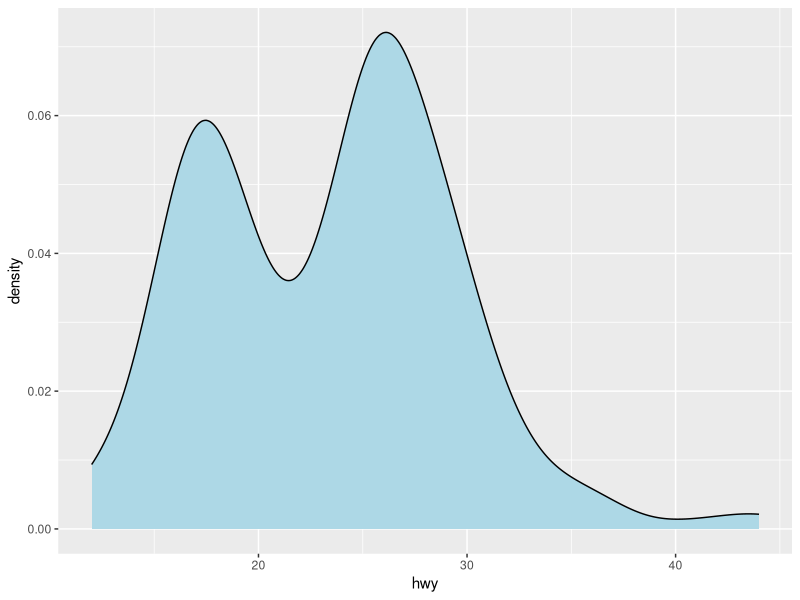
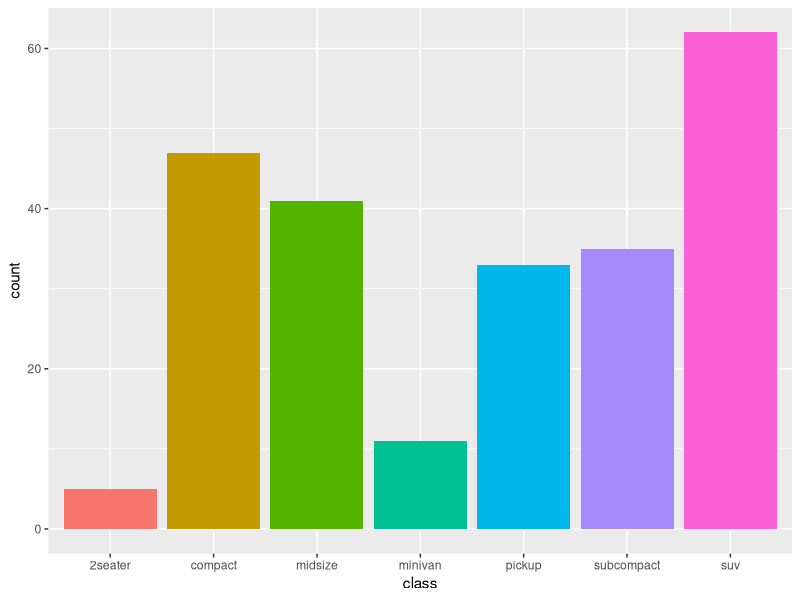
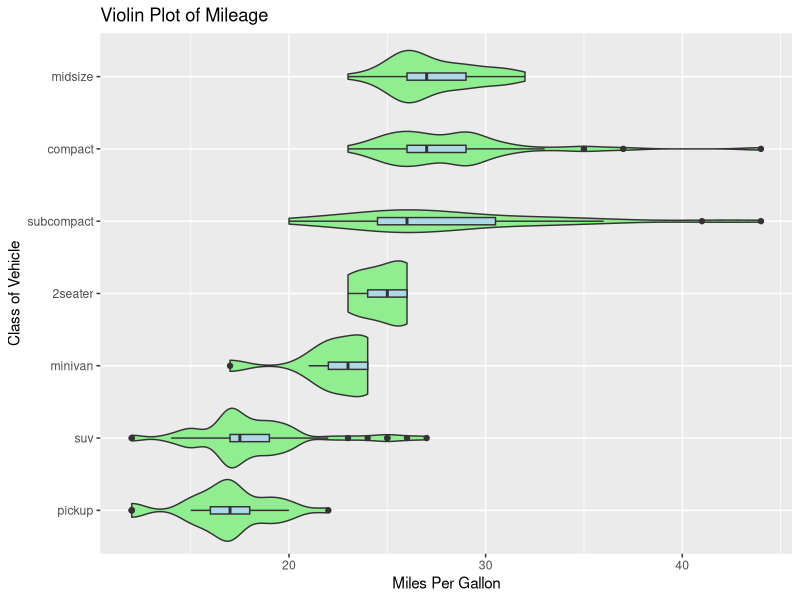
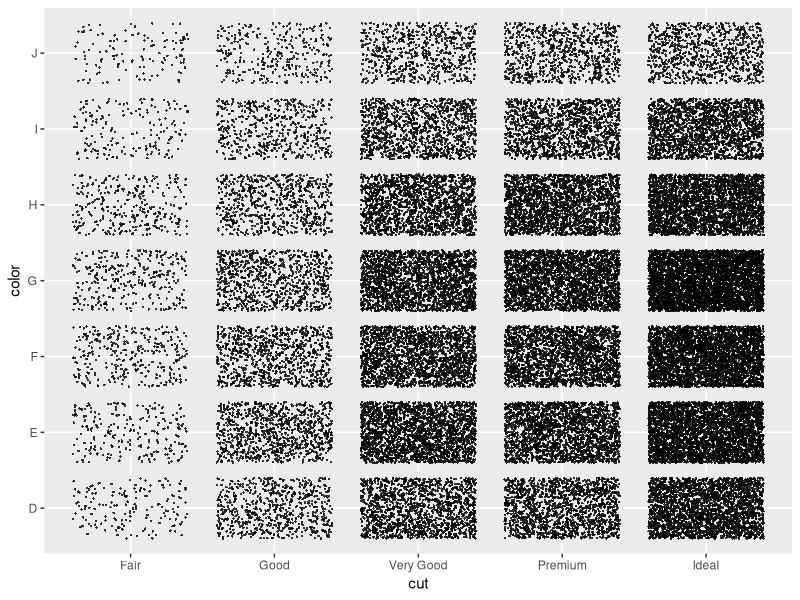
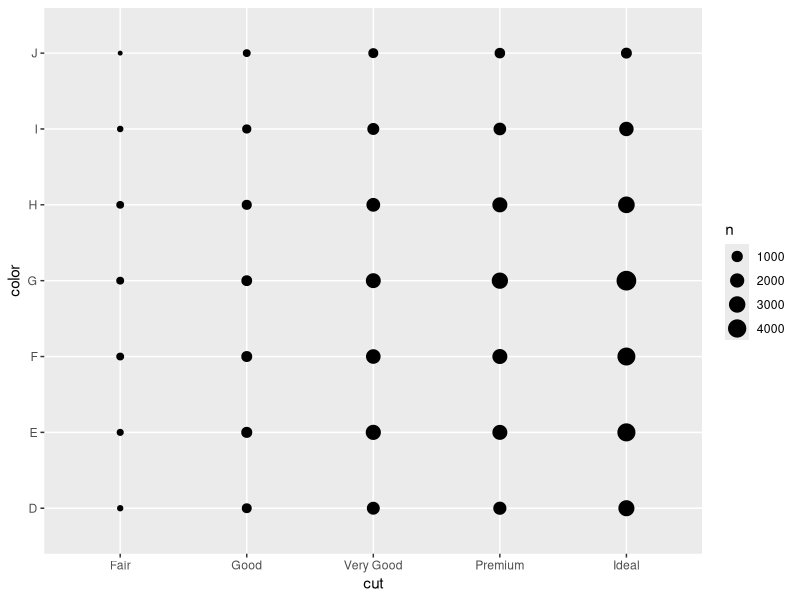
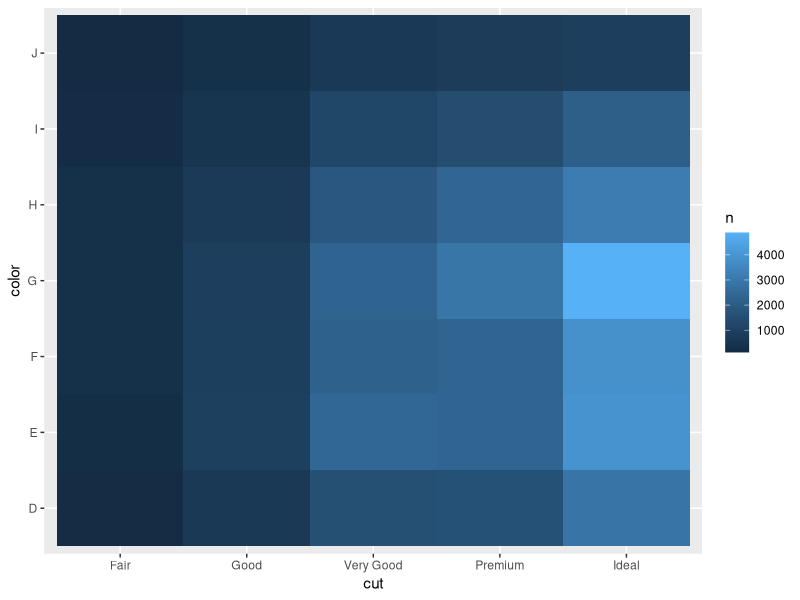
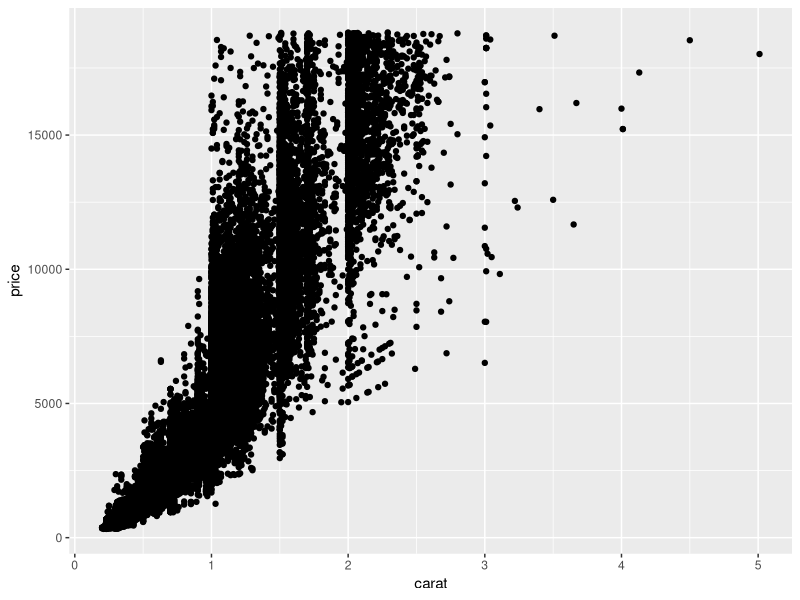
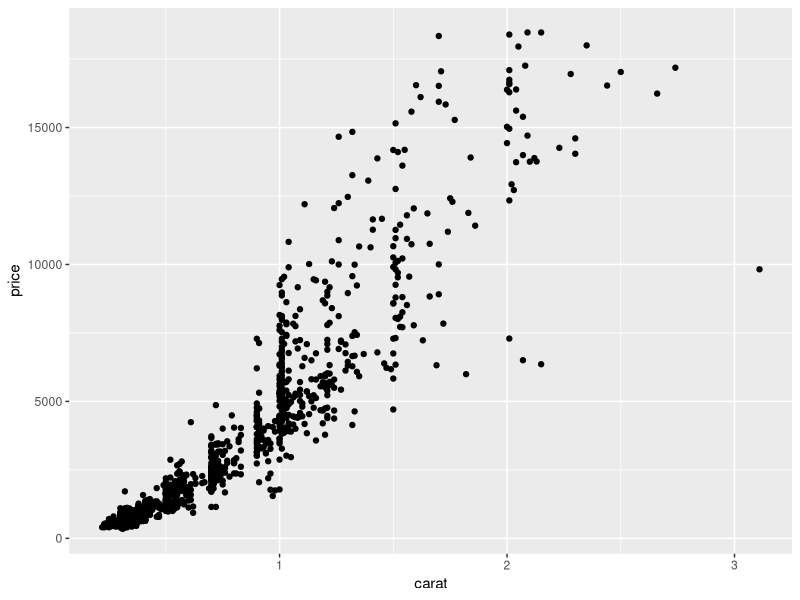

Recreate these plots in R, in order.
## ---- chunk 1
knitr::opts_chunk$set(echo = TRUE,
                      message = FALSE,
                      warning = FALSE)
library(tidyverse)
## ---- chunk 2
summary(mpg$hwy)
sd(mpg$hwy)
IQR(mpg$hwy)
mpg %>%
  ggplot(aes(x = hwy)) +
  geom_density(fill = "lightblue")
## ---- chunk 3
mpg %>%
  ggplot(aes(x = class, fill = class)) +
  geom_bar(show.legend = FALSE)
## ---- chunk 4
mpg %>%
  ggplot(aes(x = reorder(class, hwy, FUN = median), y = hwy)) +
  geom_violin(fill = "lightgreen") +
  geom_boxplot(width = 0.1, fill = "lightblue") +
  labs(title = "Violin Plot of Mileage",
       x = "Class of Vehicle",
       y = "Miles Per Gallon") +
  coord_flip()
## ---- chunk 5
diamonds %>%
  ggplot(aes(x = cut, y = color)) +
  geom_point(position = "jitter",
             alpha = 0.8,
             shape = 16,
             size = 0.5)

diamonds %>%
  ggplot(aes(x = cut, y = color)) +
  geom_count()

diamonds %>% 
  count(color, cut) %>% 
  ggplot(aes(x = cut, y = color)) +
    geom_tile(aes(fill = n))
## ---- chunk 6
cov(diamonds$carat, diamonds$price)
cor(diamonds$carat, diamonds$price)
diamonds %>%
  ggplot(aes(x = carat, y = price)) +
  geom_point(alpha = 1)
## ---- chunk 7
set.seed(4393)
dsmall <- diamonds %>%
  sample_n(1000)
## ---- chunk 8
dsmall %>%
  ggplot(aes(x = carat, y = price)) +
  geom_point()

dsmall %>%
  ggplot(aes(x, y)) +
  stat_density_2d(geom = "raster",
                  aes(fill = stat(density)),
                  contour = FALSE)
## ---- chunk 9
diamonds %>%
  filter(carat < 3) %>% 
  ggplot(aes(x = carat, y = price)) +
  geom_point(alpha = 1 / 100) +
  geom_smooth(color = "blue") + 
  geom_smooth(method = "lm", color = "red")
## ---- chunk 10
diamonds %>%
  filter(carat < 3) %>% 
  ggplot(aes(x = log(carat), y = log(price))) +
  geom_point(alpha = 1 / 100) +
  geom_smooth(color = "blue") + 
  geom_smooth(method = "lm", color = "red")
## ---- chunk 11
faithful %>%
  ggplot(aes(x = eruptions)) +
  geom_density(fill = "lightblue")
## ---- chunk 12
faithful %>%
  ggplot(aes(x = waiting)) +
  geom_density(fill = "lightblue")
## ---- chunk 13
faithful %>%
  ggplot(aes(x = waiting, y = eruptions)) +
  geom_point()
## ---- chunk 14
faithful %>% ggplot(aes(x = waiting, y = eruptions)) +
  geom_point() +
  geom_smooth(method = "lm")
## ---- chunk 15
faithful %>%
ggplot(aes(x = waiting, y = eruptions)) +
  geom_point() +
  geom_smooth() +
  labs(
    title = "Relationship between Old Faithful waiting time and eruption time",
    x = "Waiting Time in Minutes",
    y = "Eruption Duration in Minutes"
  )
## ---- chunk 16
faithful %>%
  ggplot(aes(x = waiting, y = eruptions)) +
  stat_density_2d(aes(fill = stat(density)), geom = "raster", contour = FALSE) +
  labs(
    title = "Relationship between Old Faithful waiting time and eruption time",
    x = "Waiting Time in Minutes",
    y = "Eruption Duration in Minutes"
  )
